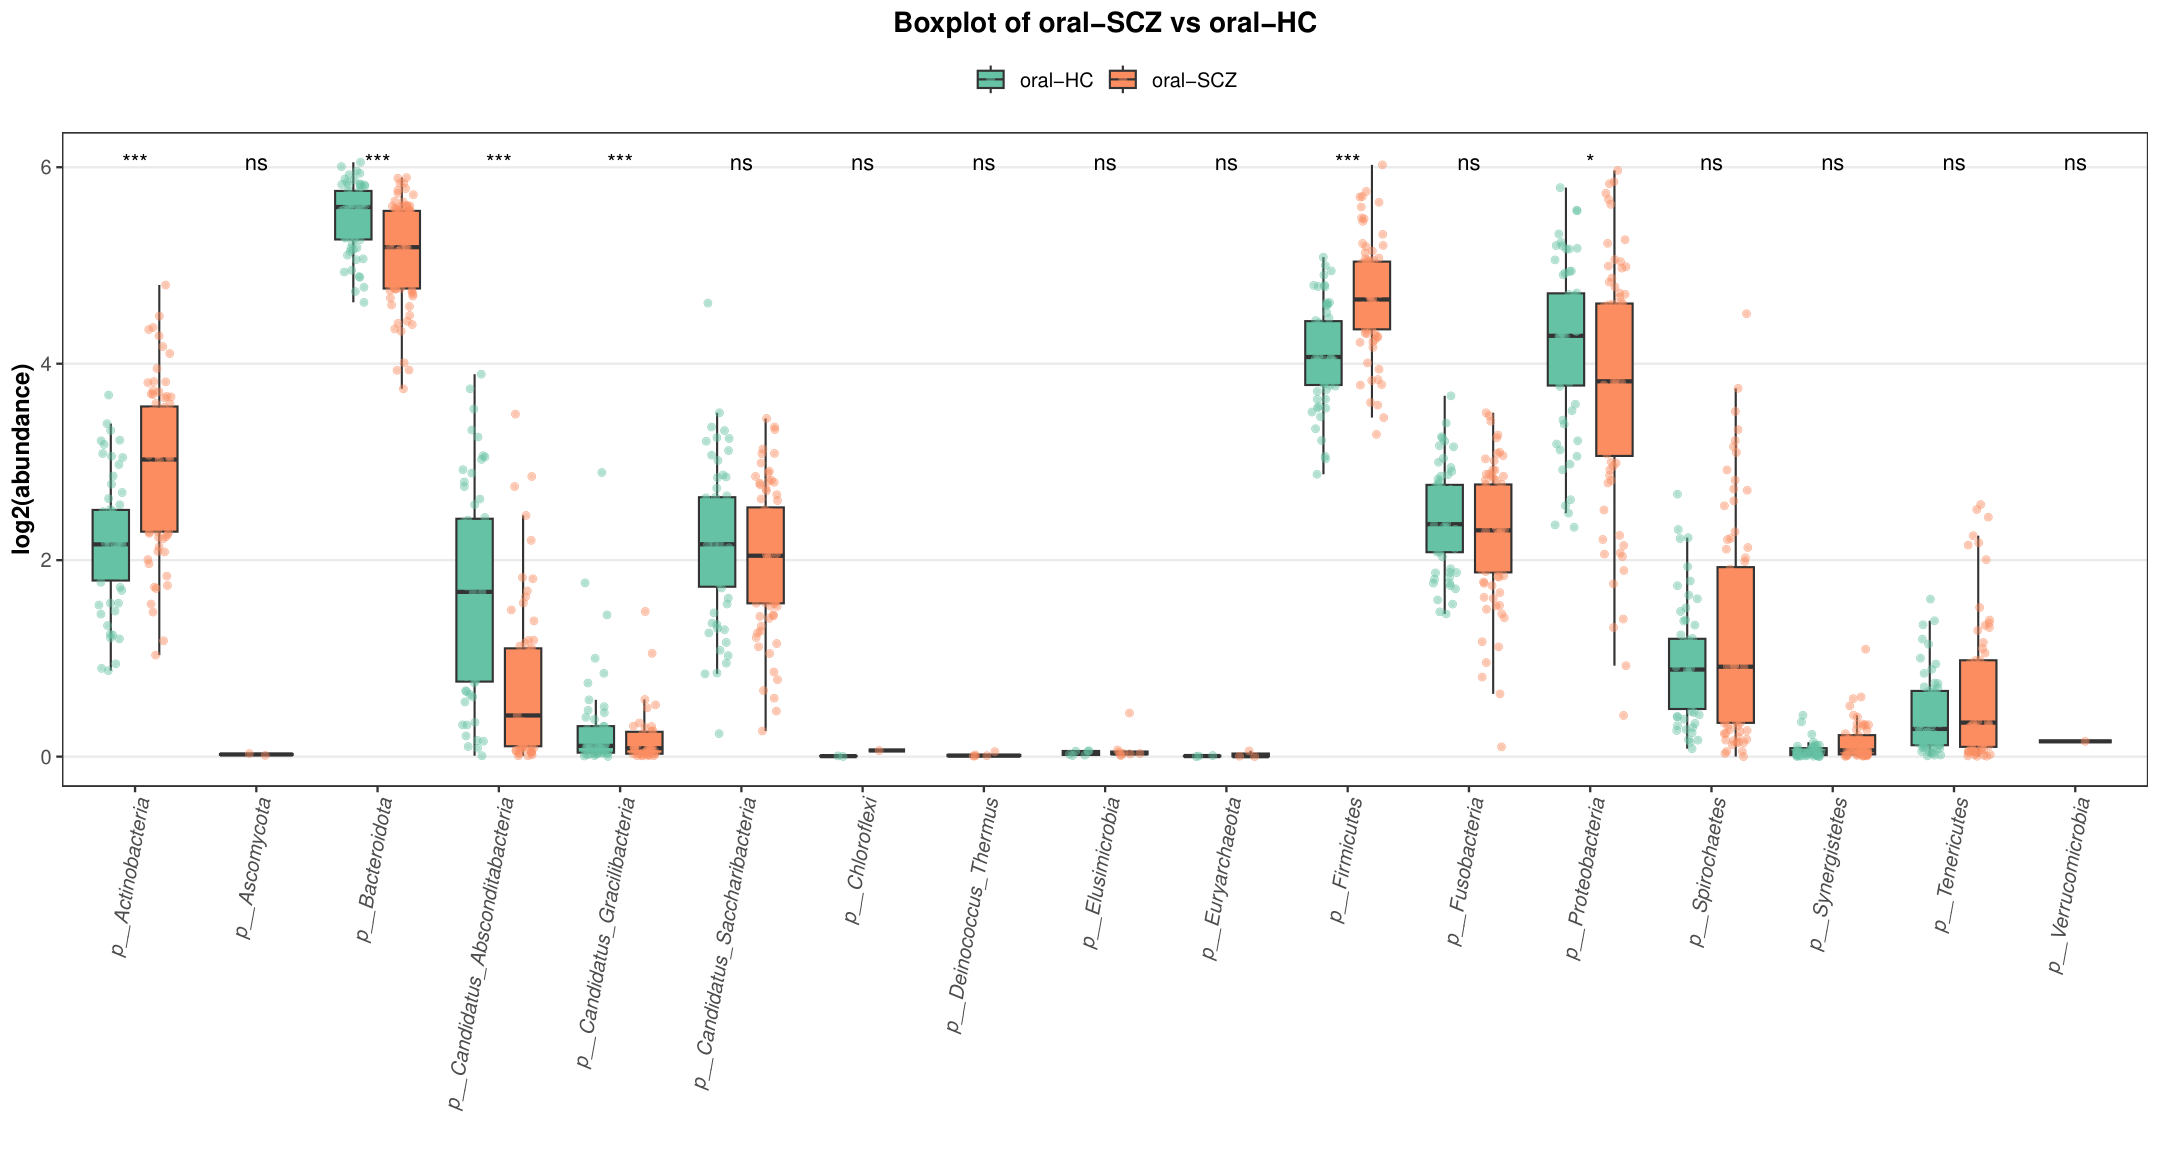

Write the R code that produced this figure.

# while (TRUE) {
#   Sys.sleep(1000)  # 每次休眠 1000 秒，然后继续循环
# }

library(Maaslin2)
library(jsonlite)
library(tidyverse)
library(pheatmap)
# library(ggrepel)
library(ggrepel)   # 用于防止标签重叠
library(lefser)
library(ggpubr)
library(ggalluvial)
library(patchwork)
log <- function(...){
  cat(paste0(...),file = paste0(output_path,"/run.info"),append = T)
}



args <- commandArgs(trailingOnly = TRUE)
print(args)

params_path <- args[1]
output_path <- args[2]
if(T){
  params_path <- "params.json"
  output_path <- "output"
}


data <- fromJSON(params_path)
control <- data$control |>
  mutate(select_group= data$groups_name$control)
treatment <- data$treatment |>
  mutate(select_group= data$groups_name$treatment)

list_path <- rbind(control, treatment)

metadata <- list_path[c("sample_name","select_group")]

rank <- data$rank

duplicated(list_path$sample_name)


read_abundabce <- function(path){
  df <-  read_tsv(path,comment = "#",col_names =F)
  colnames(df) <- c("clade_name","NCBI_tax_id","abundance","additional_species")
  df <- select(df,c("clade_name",all_of("abundance")))
  df
}
parse_metaphlan <- function(df,sample_name,rank) {
  df %>%
    mutate(clade_name = as.character(clade_name)) %>%
    separate_wider_delim(
      clade_name,
      delim = "|",
      names = c("KINGDOM", "PHYLUM", "CLASS", "ORDER", "FAMILY", "GENUS", "SPECIES","SGB"),
      too_few = "align_start"
    )|>
    mutate(row_rank=case_when(!is.na(SGB)~'SGB',
                          !is.na(SPECIES)~'SPECIES',
                          !is.na(GENUS)~'GENUS',
                          !is.na(FAMILY)~'FAMILY',
                          !is.na(ORDER)~'ORDER',
                          !is.na(CLASS)~'CLASS',
                          !is.na(PHYLUM)~'PHYLUM',
                          !is.na(KINGDOM)~'KINGDOM'))|>
    mutate(sample_name= sample_name) |> 
    filter(row_rank==rank) |>
    select(sample_name,ptaxonomy=PHYLUM,taxonomy=all_of(rank),abundance) 
    
}

# sample_name <- "OCC8"
# df <- read_abundabce("/ssd1/wy/workspace2/nextflow_workspace/289364b1-295c-4710-833e-d68ec7c8918e/131f8806-35e3-4d7c-b234-f14a2119aaa7/2c88b345-822f-4285-9222-a18b9c3daa8b/output/metaphlan/OCC8/OCC8_profile.txt")
# a <- parse_metaphlan(df,"aa","SPECIES") |>
#   filter(!grepl("GGB|GBS",taxonomy)) |>
#   mutate(abundance= abundance/sum(abundance)*100)
# sum(a$abundance)

df_list <- apply(list_path,1, function(x){
  profile_path <- x[["profile"]]
  sample_name <- x[["sample_name"]]
  # df <-  read_tsv(term_path,comment = "#")
  # colnames(df) <- c("clade_name",sample_name)
  df <- read_abundabce(profile_path)
  df <- parse_metaphlan(df,sample_name,rank) 
  if(data$filter_unknown_taxonomy){
    df <- filter(df,!grepl("GGB|GBS|SGB",taxonomy)) |>
      mutate(abundance= abundance/sum(abundance)*100)
  }
  # df <- df |> filter(!grepl("\\|", term))
  df
})
df_long_0 <- bind_rows(df_list) 

df_long <-df_long_0 |>select(-ptaxonomy)

merged_df <- df_long %>%
  pivot_wider(names_from = sample_name, values_from = abundance) |>
  mutate(across(where(is.numeric), ~replace_na(., 0))) |>
  column_to_rownames("taxonomy") 



# merged_df
metadata <- metadata |>column_to_rownames("sample_name")
# if your inputs are counts, then you can use NEGBIN and ZINB, 
# whereas, for non-count (e.g. percentage, CPM, or relative abundance) input, you can use LM and CPLM.


maaslin_metadata <-  metadata
if("phenotype" %in% names(data) && !is.null(data$phenotype)){
  message("存在表型信息!",paste0(data$phenotype,collapse = ", "))
  log("add phenotype: ",paste0(data$phenotype,collapse = ", "))
  pheno <- list_path[c("sample_name","select_group",data$phenotype)] 
  pheno$select_group <- factor(pheno$select_group)
  identical(pheno$sample_name,rownames(merged_df))
  
  
  maaslin_metadata <- pheno %>%
    imap(~{
      col_type <- data$metadata_form %>% filter(name == .y) %>% pull(type)
      if(length(col_type)==0) return(.x)
      if(col_type=="continuous") as.numeric(.x)
      else if(col_type=="category") as.factor(.x)
      else .x
    }) %>%
    as.data.frame() |>
    column_to_rownames("sample_name")
  
  str(pheno)
}


fit_data = Maaslin2(input_data     = t(merged_df) |> as.data.frame(), 
                    input_metadata = maaslin_metadata, 
                    plot_scatter =data$plot_scatter,
                    min_prevalence = 0,
                    normalization  = "NONE",
                    output         = ".", 
                    fixed_effects  = c("select_group"),
                    random_effects = data$phenotype,
                    reference      = c(paste0("select_group,",data$groups_name$control)))  

all_results <-fit_data$results  #read_tsv("output/all_results.tsv")
# read_tsv("output/significant_results.tsv") 

title <- paste0(c(data$groups_name$treatment,data$groups_name$control),collapse = " vs ")



se <- SummarizedExperiment(
  assays = list(count=as.matrix(merged_df)),
  colData =metadata
)

set.seed(1234)
setn_ra <- relativeAb(se)
b <- assay(setn_ra)
res1 <- lefser(setn_ra, # relative abundance only with terminal nodes
               kruskal.threshold=1,
               lda.threshold=0,
               classCol = "select_group")
# dim(res1)
# dim(all_results)
df_res <-  all_results |>
  left_join(dplyr::rename(as.data.frame(res1),"feature"=features),by="feature")

df_res |> write_tsv(file = paste0(output_path,"/",str_replace_all(title," ","_"),".score.tsv"))



# 转换 qval 为 -log10
sig_thresh <-  data$sig_thresh
effect_cutoff <- data$effect_cutoff
label_size <- data$label_size

all_results <- all_results %>%
  mutate(sig_value = .data[[data$sig_type]]) |>
  mutate(direction = factor(ifelse(sig_value  < sig_thresh & abs(coef) > effect_cutoff ,
                                   ifelse(coef>0,"Up","Down"),"NS"),
                            levels = c("Up","Down","NS") 
  )) 
counts <- table(all_results$direction)
labels <- c(
  Down = paste0("Down (", counts["Down"], ")"),
  NS   = paste0("NS (", counts["NS"], ")"),
  Up   = paste0("Up (", counts["Up"], ")")
)

ggplot(all_results, aes(x= coef, 
                            y = -log10(sig_value), 
                            colour=direction)) +
  geom_point(alpha=0.9, size=3.5)+
  scale_color_manual(values=c("Down" = "#3B4992FF", "NS"="#d2dae2","Up"="#EE0000FF"),  labels = labels)+
  geom_vline(xintercept=c(-effect_cutoff,effect_cutoff),lty=4,col="black",lwd=0.8) +
  geom_hline(yintercept = -log10(sig_thresh),lty=4,col="black",lwd=0.8)+
  ggtitle(paste0("volcano plot of ",title)) +
  labs(x="Effect Size (Coefficient)", y=paste0("-log10(",data$sig_type,")"))+
  theme_bw()+
  theme(plot.title = element_text(hjust = 0.5), 
        axis.text = element_text(color = 'black',size = 10, family = 'sans', face = 'plain'),
        axis.title = element_text(color = 'black',size = 15, family = 'sans', face = 'plain'),
        legend.position="right", 
        legend.title = element_blank()
  ) + 
  geom_text_repel(data=all_results %>% filter(direction!="NS") |> head(label_size),aes(label = feature), 
                  colour = "black", size = 4)


ggsave(filename = paste0(output_path,"/",str_replace_all(title," ","_"),".pdf"))

feature_list <- all_results |> arrange(pval) |>pull(feature)
df_long |>
  filter(taxonomy == feature_list[1]) |>
  inner_join(rownames_to_column(metadata,"sample_name"),by="sample_name") |>
  mutate(select_group =factor(select_group, 
                              levels = c(data$groups_name$treatment,data$groups_name$control)) ) |>
  ggplot(aes(x=select_group, y=abundance )) +
  geom_boxplot(fill = "skyblue", color = "black") +
  geom_point()+
  theme_bw()+
  ggtitle(paste0(all_results[all_results$feature==feature_list[1],c("feature")],
                 "\n",title," coef: ",
                 all_results[all_results$feature==feature_list[1],c("coef")]))
ggsave(filename = paste0(output_path,"/",str_replace_all(title," ","_"),".boxplot.pdf"))

ann_colors <- list(
  group = setNames(
    c("steelblue", "tomato"),  # 颜色向量
    c( data$groups_name$control, data$groups_name$treatment)  # 用变量的值作为名字
  )
)
dev.off()
pdf(file =paste0(output_path,"/",str_replace_all(title," ","_"),".heatmap.pdf") , width = data$heatmap_width,height =8)

log2(merged_df[head(feature_list, n=30),]+1) |>
  pheatmap(scale = "row", 
           annotation_colors = ann_colors,
           cluster_cols = data$heatmap_cluster_cols,
           show_colnames = data$heatmap_show_colnames,
           color =  colorRampPalette(c("darkred", "#FFFFFF","darkblue"))(255),
           annotation_col=metadata |> dplyr::rename(group=select_group)
           )
dev.off()




sig_feature <- df_res |>
  arrange(qval) |>
  head(n=data$boxplot_num) |>
  mutate(sig_value = .data[[data$sig_type]]) |>
  mutate(p.signif = case_when(
    sig_value < 0.001 ~ "***",
    sig_value < 0.01  ~ "**",
    sig_value < 0.05  ~ "*",
    TRUE ~ "ns"
  ))
box_data <-  df_long |>
  mutate(abundance=log2(abundance+data$boxplot_pseudo_count))
  
# log2(t(merged_df)[head(feature_list, n=30),]+1) 
p <- box_data |>
  filter(taxonomy %in% pull(sig_feature,"feature")) |>
  inner_join(rownames_to_column(metadata,"sample_name"),by="sample_name") |>
  ggplot( aes(x=taxonomy, y=abundance, fill=select_group)) +
  geom_boxplot(position=position_dodge(0.8), width=0.6, outlier.shape=NA) + # 去掉离群点，箱子更美观
  geom_jitter(aes(color=select_group), 
              position=position_jitterdodge(jitter.width=0.2, dodge.width=0.8), 
              alpha=0.5, size=1.5) +  # 添加散点，更直观
  labs(title=paste0("Boxplot of ",title), 
       x="", 
       y="log2(abundance)") +
  scale_fill_brewer(palette="Set2") +   # 柔和调色板
  scale_color_brewer(palette="Set2") +  # 散点与箱子颜色一致
  theme_bw(base_size=12) +
  theme(
    axis.text.x = element_text(angle=80, vjust=1, hjust=1, size=10, face="italic"), 
    axis.title.x = element_text(size=12, face="bold"),  
    axis.title.y = element_text(size=12, face="bold"),  
    plot.title = element_text(hjust=0.5, size=14, face="bold"),  
    panel.grid.major.x = element_blank(),   # 去掉竖网格线
    panel.grid.minor = element_blank(),  
    legend.title = element_blank(),        # 去掉图例标题
    legend.position = "top"                # 图例放上方
  )

if (data$boxplot_sig_label =="Maaslin2"){
  p=p+geom_text(
    data = sig_feature,
    aes(x = feature, y = max(box_data$abundance), 
        label = p.signif),
    inherit.aes = FALSE
  ) 
}else{
  p=p+stat_compare_means(
    aes(group=select_group),
    method="wilcox.test",   # 或 "t.test"
    label="p.signif",       # 显示星号，也可用 "p.format" 显示具体 p 值
    hide.ns=TRUE           # 不显示 ns
  )
}
p


ggsave(filename = paste0(output_path,"/",str_replace_all(title," ","_"),"multigroup.boxplot.pdf"),plot = p,width = 15,height = 8)




# anno = select(df_long_0,ptaxonomy,taxonomy) |> unique()




sig_feature <- df_res |>
  arrange(qval) |>
  head(n=20) |>
  mutate(sig_value = .data[[data$sig_type]]) 

box_data <-  df_long_0 |>
  filter(taxonomy  %in% pull(sig_feature,"feature"))

taxonomy_levels <- unique(c(box_data$ptaxonomy,sig_feature$feature))

box_data <- box_data %>%
  mutate(ptaxonomy = factor(ptaxonomy, levels = taxonomy_levels),
         taxonomy  = factor(taxonomy,  levels = taxonomy_levels))|>
  select(-c(sample_name,abundance)) |>
  unique()


dfSankey = to_lodes_form(box_data %>% select(c("ptaxonomy","taxonomy")),
                         key = "x",
                         axes = c(1,2)) %>%
  mutate(flowColor = rep(box_data$taxonomy,2))
# 绘制桑基图
sankeyPlot=ggplot(data = dfSankey,
                  aes(x = x,
                      stratum = factor(stratum,levels = rev(taxonomy_levels)),
                      alluvium = alluvium,
                      y = 1,
                      label = stratum,
                      fill = stratum
                  )) +
  scale_y_discrete(expand = c(0, 0)) +
  geom_flow(aes(fill = flowColor),alpha = 0.3, width = 0, knot.pos = 0.1) +
  geom_stratum(width = 0.05, color = "white") +
  geom_text(stat = "stratum", aes(label = after_stat(stratum)), size = 3,
            hjust = 1, nudge_x = -0.03) +
  guides(fill = FALSE, color = FALSE) +
  theme_minimal() +
  labs(title = "", x = "", y = "") +
  theme(
    axis.text.x = element_blank(),
    axis.ticks.x = element_blank(),
    plot.margin = unit(c(0, 0, 0, 0), units = "cm")
  )+
  scale_x_discrete(expand = c(1, 0, 0, 0))
# ggstyle::scale_fill_sci(palette="d3.category20")
sankeyPlot

# 准备气泡图数据
bubbleDf = sig_feature %>%
  mutate(term_num = row_number()) |>
  mutate(term_num =   term_num-0.5) 

dot_plot <- ggplot(bubbleDf, aes(x = coef, y = factor(feature,levels = taxonomy_levels), color = -log10(sig_value))) +
  geom_point(aes(size = abs(scores))) +
  scale_color_gradient(low = "blue", high = "red") +
  labs(x = "Coefficient", y = "", color = paste0("-log10(",data$sig_type,")"), size = "LDA Score") +
  theme_minimal()+
  theme(
    axis.text.y  = element_blank(),   # 去掉 y 轴文字
    axis.ticks.y = element_blank(),   # 去掉 y 轴刻度
    axis.title.y = element_blank(),   # 去掉 y 轴标题
    axis.line.y  = element_blank(),   # 去掉 y 轴线
    plot.margin  = margin(0, 0, 0, 0) # 去掉图的外边距
  )
dot_plot
p= sankeyPlot + dot_plot +
  plot_layout(widths = c(2, 1))
p
ggsave(filename = paste0(output_path,"/",str_replace_all(title," ","_"),"sankey_dot.pdf"),plot = p, width = data$sankey_dot_width,height =8)


p <- ggplot(bubbleDf, aes(x = coef, y = factor(feature,levels = taxonomy_levels), color = -log10(sig_value))) +
  geom_point(aes(size = abs(scores))) +
  scale_color_gradient(low = "blue", high = "red") +
  labs(x = "Coefficient", y = "", color = paste0("-log10(",data$sig_type,")"), size = "LDA Score") +
  theme_minimal()
p

ggsave(filename = paste0(output_path,"/",str_replace_all(title," ","_"),".dot.pdf"),plot = p)
